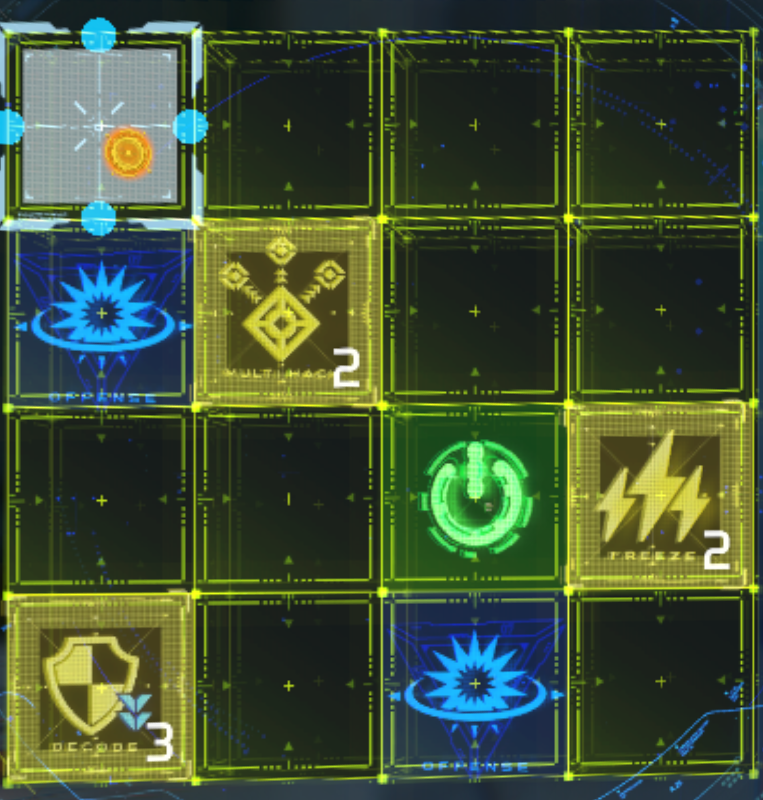
#> input picture panel_detector/raw/s01_0045_panel.png, 763 x 800 px; its folder holds only this picture in this run
$ python extract_cells.py
#> lines starting #> are read from the running program, lines starting #| are printed output that depends on the picture; after the words box and inside, x2 and y2 are one past the last pixel; in counts of white or black regions, pixels touching at a corner belong together
### panel_detector/scripts/dest_detector.py
"""Destination-cell detector for warped Cyberpunk hack panels.

Strategy (no ML): the destination cell is the only saturated-green object
in a warped panel. We isolate it with a fixed-color mask, take the largest
connected component, and reject anything that doesn't look like a fully-
loaded square icon.

Public API:
    detect_green_dest(bgr) -> dict | None
    infer_grid_from_dest(bgr) -> dict | None
"""

from __future__ import annotations
import cv2
import numpy as np

# --- Game-art constants -----------------------------------------------------
# In the warped panel, the destination icon is centered inside its cell with
# ~19% padding on each side, so icon_size / cell_size ≈ 0.62.
ICON_TO_CELL = 0.62

# --- "Fully-loaded" gate thresholds ----------------------------------------
# Tuned empirically on the s01 dataset (40 baseline + 219 new = 259 frames).
# Note: we deliberately do NOT bound the icon aspect ratio. Rectangular
# panels (e.g. 8x5) have cells with aspect ~1.6, and the icon inherits the
# cell aspect, so the icon bbox is naturally non-square. Mid-animation
# fragments are filtered instead by the grid-count bound (a partial icon
# yields a tiny bbox and therefore an implausibly large inferred grid).
MIN_AREA = 150           # px after morph close
MIN_SOLIDITY = 0.40      # area / (w*h). Filters thin/wispy mid-animation
                         # blobs and partly-rendered ring icons. Borderline
                         # cases should be retried on the next frame.
GRID_MIN = 3             # plausible R, C
GRID_MAX = 10


def _green_mask(bgr: np.ndarray) -> np.ndarray:
    """Binary mask of saturated-green pixels (destination icon color)."""
    b, g, r = cv2.split(bgr)
    gi = g.astype(np.int16)
    green = ((gi - r.astype(np.int16)) > 30) & \
            ((gi - b.astype(np.int16)) > 30) & \
            (g > 120)
    m = (green.astype(np.uint8)) * 255
    return cv2.morphologyEx(m, cv2.MORPH_CLOSE, np.ones((5, 5), np.uint8))


def detect_green_dest(bgr: np.ndarray) -> dict | None:
    """Find the destination-cell green icon in a warped panel.

    We enumerate green connected components and pick the largest one that
    passes the "fully-loaded" gate (area + solidity). Picking the
    overall-largest blob is wrong on big panels: scanline / glitch effects
    can connect dozens of small green pixels into a tall, low-solidity
    column whose area dwarfs the real icon. Falling back to the largest
    blob (with `ready=False`) is preserved so callers can still inspect
    why nothing passed.
    """
    m = _green_mask(bgr)
    n, _, stats, _ = cv2.connectedComponentsWithStats(m, connectivity=8)
    if n <= 1:
        return None

    def _stats(i):
        x = int(stats[i, cv2.CC_STAT_LEFT])
        y = int(stats[i, cv2.CC_STAT_TOP])
        w = int(stats[i, cv2.CC_STAT_WIDTH])
        h = int(stats[i, cv2.CC_STAT_HEIGHT])
        a = int(stats[i, cv2.CC_STAT_AREA])
        return x, y, w, h, a

    # First pass: only blobs that pass the gate.
    qualified = []
    for i in range(1, n):
        x, y, w, h, a = _stats(i)
        sol = a / max(w * h, 1)
        if a >= MIN_AREA and sol >= MIN_SOLIDITY:
            qualified.append((a, i, x, y, w, h, sol))

    if qualified:
        qualified.sort(reverse=True)
        a, _, x, y, w, h, sol = qualified[0]
        return dict(bbox=(x, y, w, h), area=a,
                    aspect=w / max(h, 1), solidity=sol, ready=True)

    # Fallback: report the largest blob with ready=False (legacy behavior).
    best = max(range(1, n), key=lambda i: stats[i, cv2.CC_STAT_AREA])
    x, y, w, h, a = _stats(best)
    sol = a / max(w * h, 1)
    return dict(bbox=(x, y, w, h), area=a,
                aspect=w / max(h, 1), solidity=sol, ready=False)


def infer_grid_from_dest(bgr: np.ndarray) -> dict | None:
    """Infer (n_rows, n_cols) and locate the destination cell.

    Returns None when no green blob exists, the icon fails the fully-loaded
    gate, or the inferred grid count is outside [GRID_MIN, GRID_MAX].
    """
    H, W = bgr.shape[:2]
    d = detect_green_dest(bgr)
    if d is None or not d['ready']:
        return None
    x, y, w, h = d['bbox']
    cw = w / ICON_TO_CELL
    ch = h / ICON_TO_CELL
    n_cols = int(round(W / cw))
    n_rows = int(round(H / ch))
    if not (GRID_MIN <= n_rows <= GRID_MAX and GRID_MIN <= n_cols <= GRID_MAX):
        return None
    # Snap a clean cell size from the round counts (more stable than raw cw/ch)
    cell_w = W / n_cols
    cell_h = H / n_rows
    icon_cx = x + w / 2
    icon_cy = y + h / 2
    dest_col = int(icon_cx // cell_w)
    dest_row = int(icon_cy // cell_h)
    dest_col = max(0, min(n_cols - 1, dest_col))
    dest_row = max(0, min(n_rows - 1, dest_row))
    return dict(
        n_rows=n_rows, n_cols=n_cols,
        dest_row=dest_row, dest_col=dest_col,
        cell_w=cell_w, cell_h=cell_h,
        icon_bbox=(x, y, w, h),
        icon_aspect=d['aspect'], icon_solidity=d['solidity'],
        icon_area=d['area'],
    )

### panel_detector/scripts/extract_cells.py
"""Slice every warped panel into individual cell images.

For each `<stem>_panel.png` in panel_detector/raw, infer the grid size
via dest_detector.infer_grid_from_dest and write one PNG per cell to
panel_detector/cells/<stem>__r<r>_c<c>.png.

Panels where the grid cannot be inferred (no green destination icon,
mid-animation frames, etc.) are skipped and logged.

A small CSV (panel_detector/cells/cells_meta.csv) records the grid
shape per panel so the labeler can verify nothing went wrong.
"""

from __future__ import annotations

import csv
import sys
from pathlib import Path

import cv2

ROOT = Path(__file__).resolve().parent.parent
sys.path.insert(0, str(ROOT / "scripts"))
from dest_detector import infer_grid_from_dest  # noqa: E402

RAW_DIR = ROOT / "raw"
CELLS_DIR = ROOT / "cells"
META_CSV = CELLS_DIR / "cells_meta.csv"


def main() -> None:
    CELLS_DIR.mkdir(parents=True, exist_ok=True)
    panels = sorted(RAW_DIR.glob("*_panel.png"))
    if not panels:
        print(f"No *_panel.png found in {RAW_DIR}")
        return

    rows = []
    skipped: list[tuple[str, str]] = []
    n_cells_total = 0

    for panel in panels:
        stem = panel.stem.removesuffix("_panel")
        img = cv2.imread(str(panel))
#> img is the input picture: shape (800, 763, 3); mean B, G, R 53.2, 80.7, 63.9
        if img is None:
            skipped.append((panel.name, "imread failed"))
            continue

        info = infer_grid_from_dest(img)
#> in _green_mask, `b, g, r = cv2.split(bgr)`:
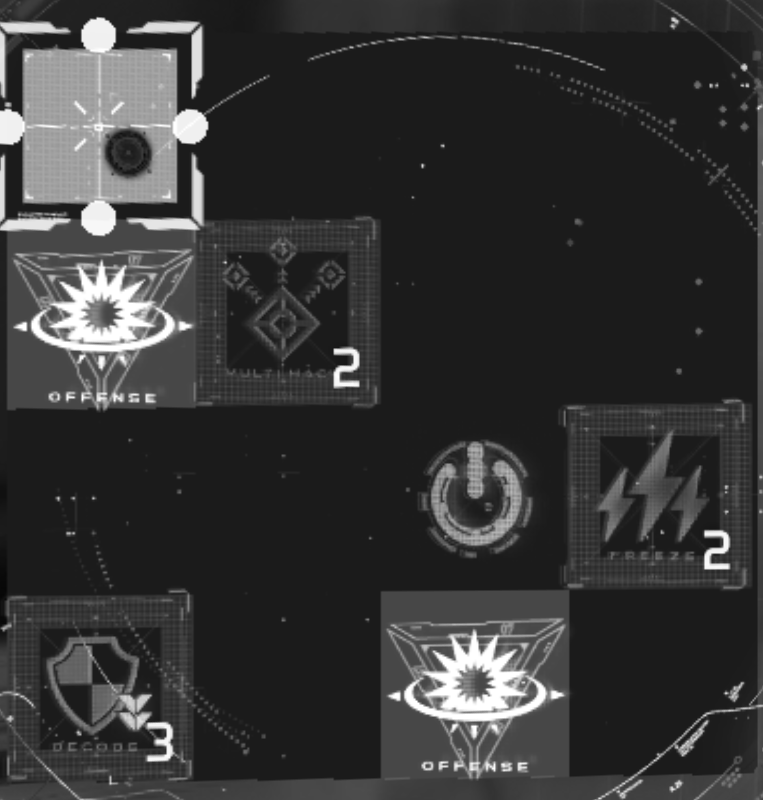
#> b: shape (800, 763); min 7, max 255, mean 53.2
#> in _green_mask, `b, g, r = cv2.split(bgr)`:
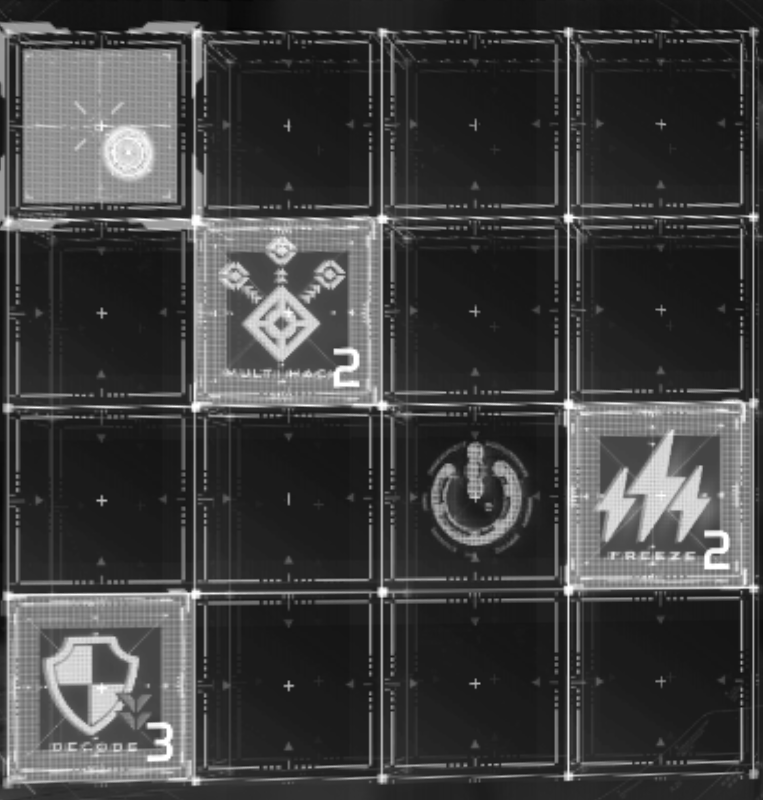
#> r: shape (800, 763); min 7, max 255, mean 63.9
#> in _green_mask, `green = ((gi - r.astype(np.int16)) > 30) & \ ((gi - b.astype(np.int16)..`:
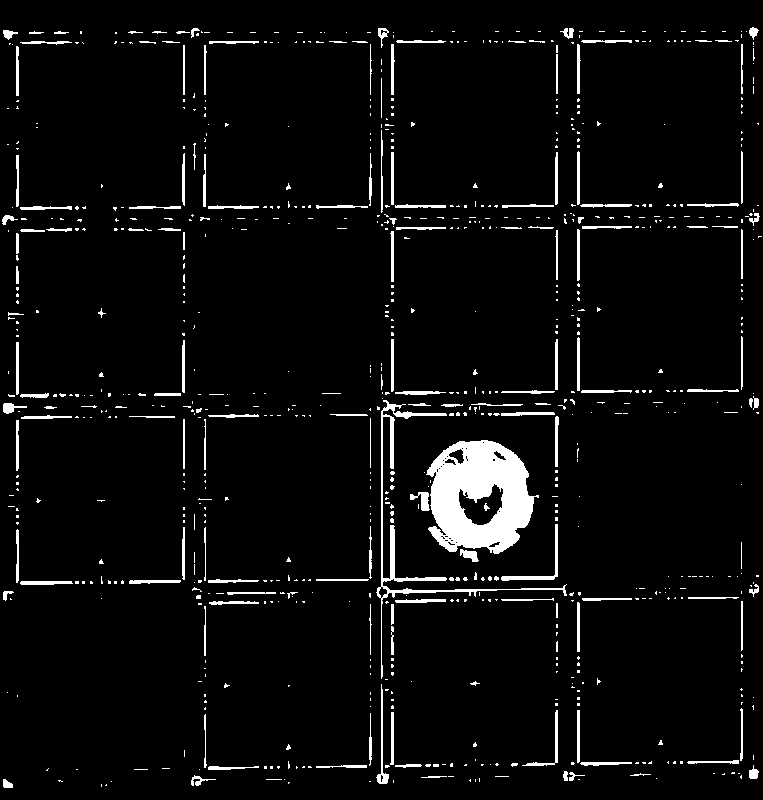
#> green: shape (800, 763) bool; 4.7% white; 817 white regions (658 under 20 px), largest, box (x1, y1, x2, y2) and area: (426, 440, 539, 554) 8240, (376, 400, 567, 679) 2007, (501, 524, 558, 581) 381
#> in _green_mask, `return cv2.morphologyEx(m, cv2.MORPH_CLOSE, np.ones((5, 5), np.uint8))`:
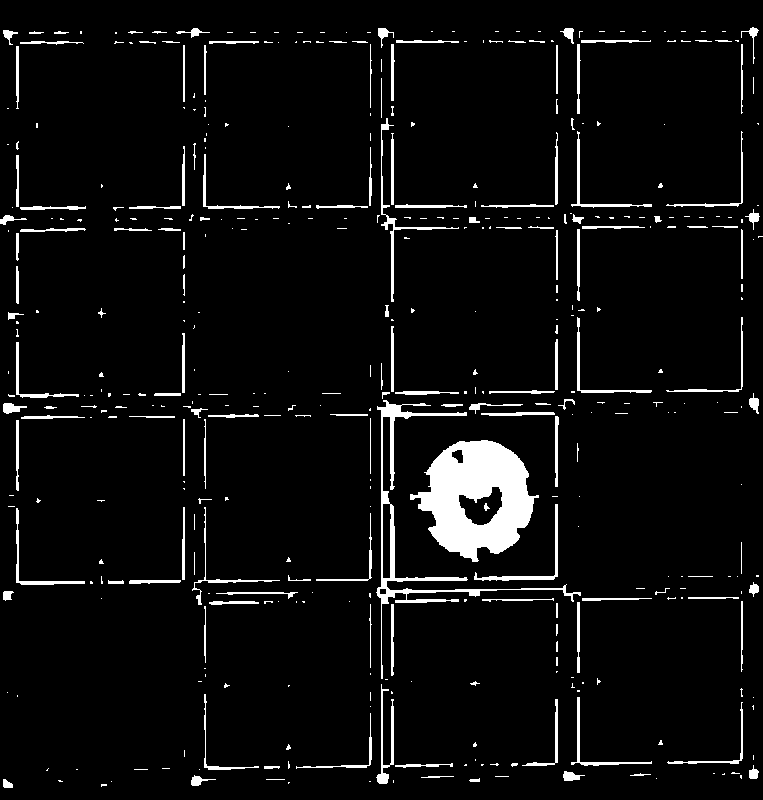
#> returned value: shape (800, 763); 5.2% white; 431 white regions (276 under 20 px), largest, box (x1, y1, x2, y2) and area: (410, 440, 539, 562) 9012, (376, 400, 581, 679) 2911, (381, 118, 459, 302) 679
#> in detect_green_dest, `n, _, stats, _ = cv2.connectedComponentsWithStats(m, connectivity=8)`: n = 432; stats = 432 rows, first 6: [0, 0, 763, 800, 578455], [741, 27, 18, 37, 114], [176, 28, 34, 10, 105], [378, 28, 16, 20, 115], [560, 28, 14, 16, 109], [3, 30, 15, 15, 92]
#> the loop in detect_green_dest, `for i in range(1, n):` made 431 passes
#> (x, y, w, h, a, sol) on passes 1 to 3: (741, 27, 18, 37, 114, 0.171), (176, 28, 34, 10, 105, 0.309), (378, 28, 16, 20, 115, 0.359)
        if info is None:
            skipped.append((panel.name, "no grid inferred"))
            continue

        H, W = img.shape[:2]
        nr, nc = info["n_rows"], info["n_cols"]
        # Use integer pixel boundaries from a linspace so rounding errors
        # don't drop a column on the right edge.
        xs = [round(c * W / nc) for c in range(nc + 1)]
        ys = [round(r * H / nr) for r in range(nr + 1)]

        for r in range(nr):
            for c in range(nc):
                cell = img[ys[r]:ys[r + 1], xs[c]:xs[c + 1]]
                out = CELLS_DIR / f"{stem}__r{r}_c{c}.png"
                cv2.imwrite(str(out), cell)
                n_cells_total += 1
#> this loop made 4 passes
#> pass 1, in main, `cv2.imwrite(str(out), cell)`:
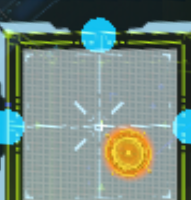
#> saved as s01_0045__r0_c0.png: shape (200, 191, 3); mean B, G, R 126.3, 136.4, 116.1
#> pass 1, in main, `cv2.imwrite(str(out), cell)`:
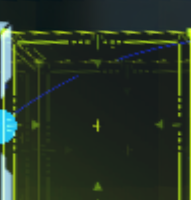
#> saved as s01_0045__r0_c1.png: shape (200, 191, 3); mean B, G, R 37.6, 52.3, 39.6
#> pass 1, in main, `cv2.imwrite(str(out), cell)`:
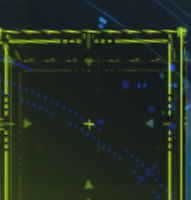
#> saved as s01_0045__r0_c3.png: shape (200, 191, 3); mean B, G, R 33.5, 46.4, 35

        rows.append({
            "stem": stem,
            "n_rows": nr,
            "n_cols": nc,
            "dest_row": info["dest_row"],
            "dest_col": info["dest_col"],
        })

    with META_CSV.open("w", newline="", encoding="utf-8") as f:
        w = csv.DictWriter(f, fieldnames=["stem", "n_rows", "n_cols", "dest_row", "dest_col"])
        w.writeheader()
        w.writerows(rows)

    print(f"Panels processed: {len(rows)} / {len(panels)}")
#| Panels processed: 1 / 1
    print(f"Cells written:    {n_cells_total} -> {CELLS_DIR}")
#| Cells written:    16 -> panel_detector/cells
    if skipped:
        print(f"Skipped {len(skipped)} panel(s):")
        for name, reason in skipped:
            print(f"  {name}: {reason}")


if __name__ == "__main__":
    main()
